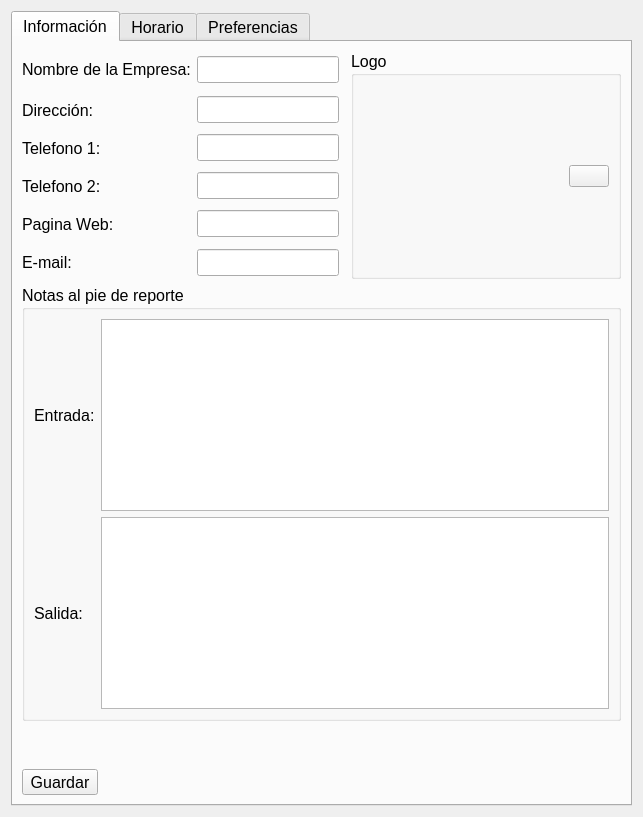
             <widget class="QWidget" name="page_14">
              <layout class="QVBoxLayout" name="verticalLayout_38">
               <item>
                <widget class="QTabWidget" name="tabWidget">
                 <property name="enabled">
                  <bool>true</bool>
                 </property>
                 <property name="font">
                  <font>
                   <pointsize>12</pointsize>
                  </font>
                 </property>
                 <property name="currentIndex">
                  <number>0</number>
                 </property>
                 <widget class="QWidget" name="tab_7">
                  <attribute name="icon">
                   <iconset theme="dialog-information"/>
                  </attribute>
                  <attribute name="title">
                   <string>Información</string>
                  </attribute>
                  <layout class="QGridLayout" name="gridLayout_17">
                   <item row="4" column="0">
                    <widget class="QLabel" name="label_92">
                     <property name="text">
                      <string>Pagina Web:</string>
                     </property>
                    </widget>
                   </item>
                   <item row="0" column="0">
                    <widget class="QLabel" name="label_69">
                     <property name="frameShape">
                      <enum>QFrame::Shape::NoFrame</enum>
                     </property>
                     <property name="frameShadow">
                      <enum>QFrame::Shadow::Plain</enum>
                     </property>
                     <property name="text">
                      <string>Nombre de la Empresa:</string>
                     </property>
                    </widget>
                   </item>
                   <item row="1" column="0">
                    <widget class="QLabel" name="label_71">
                     <property name="text">
                      <string>Dirección:</string>
                     </property>
                    </widget>
                   </item>
                   <item row="5" column="0">
                    <widget class="QLabel" name="label_93">
                     <property name="text">
                      <string>E-mail:</string>
                     </property>
                    </widget>
                   </item>
                   <item row="8" column="0">
                    <spacer name="verticalSpacer_13">
                     <property name="orientation">
                      <enum>Qt::Orientation::Vertical</enum>
                     </property>
                     <property name="sizeHint" stdset="0">
                      <size>
                       <width>20</width>
                       <height>40</height>
                      </size>
                     </property>
                    </spacer>
                   </item>
                   <item row="9" column="1">
                    <spacer name="horizontalSpacer_21">
                     <property name="orientation">
                      <enum>Qt::Orientation::Horizontal</enum>
                     </property>
                     <property name="sizeHint" stdset="0">
                      <size>
                       <width>40</width>
                       <height>20</height>
                      </size>
                     </property>
                    </spacer>
                   </item>
                   <item row="2" column="0">
                    <widget class="QLabel" name="label_73">
                     <property name="text">
                      <string>Telefono 1:</string>
                     </property>
                    </widget>
                   </item>
                   <item row="9" column="0">
                    <widget class="QToolButton" name="btnguardainfo">
                     <property name="minimumSize">
                      <size>
                       <width>62</width>
                       <height>0</height>
                      </size>
                     </property>
                     <property name="text">
                      <string>Guardar</string>
                     </property>
                     <property name="icon">
                      <iconset resource="../../recursos/recursos.qrc">
                       <normaloff>:/iconos/iconos/guardar.ico</normaloff>:/iconos/iconos/guardar.ico</iconset>
                     </property>
                     <property name="iconSize">
                      <size>
                       <width>40</width>
                       <height>40</height>
                      </size>
                     </property>
                     <property name="toolButtonStyle">
                      <enum>Qt::ToolButtonStyle::ToolButtonTextUnderIcon</enum>
                     </property>
                    </widget>
                   </item>
                   <item row="3" column="0">
                    <widget class="QLabel" name="label_74">
                     <property name="text">
                      <string>Telefono 2:</string>
                     </property>
                    </widget>
                   </item>
                   <item row="0" column="1" colspan="2">
                    <widget class="QLineEdit" name="nombreemp">
                     <property name="clearButtonEnabled">
                      <bool>false</bool>
                     </property>
                    </widget>
                   </item>
                   <item row="1" column="1" colspan="2">
                    <widget class="QLineEdit" name="direccionemp"/>
                   </item>
                   <item row="2" column="1" colspan="2">
                    <widget class="QLineEdit" name="tel1emp"/>
                   </item>
                   <item row="3" column="1" colspan="2">
                    <widget class="QLineEdit" name="tel2emp"/>
                   </item>
                   <item row="4" column="1" colspan="2">
                    <widget class="QLineEdit" name="pagweb"/>
                   </item>
                   <item row="5" column="1" colspan="2">
                    <widget class="QLineEdit" name="emailemp"/>
                   </item>
                   <item row="0" column="4" rowspan="6">
                    <widget class="QGroupBox" name="groupBox_8">
                     <property name="enabled">
                      <bool>true</bool>
                     </property>
                     <property name="maximumSize">
                      <size>
                       <width>16777215</width>
                       <height>300</height>
                      </size>
                     </property>
                     <property name="title">
                      <string>Logo</string>
                     </property>
                     <property name="alignment">
                      <set>Qt::AlignmentFlag::AlignLeading|Qt::AlignmentFlag::AlignLeft|Qt::AlignmentFlag::AlignTop</set>
                     </property>
                     <layout class="QHBoxLayout" name="horizontalLayout_43">
                      <property name="topMargin">
                       <number>0</number>
                      </property>
                      <property name="bottomMargin">
                       <number>0</number>
                      </property>
                      <item>
                       <widget class="QLabel" name="logo">
                        <property name="minimumSize">
                         <size>
                          <width>200</width>
                          <height>200</height>
                         </size>
                        </property>
                        <property name="text">
                         <string/>
                        </property>
                        <property name="alignment">
                         <set>Qt::AlignmentFlag::AlignLeading|Qt::AlignmentFlag::AlignLeft|Qt::AlignmentFlag::AlignTop</set>
                        </property>
                       </widget>
                      </item>
                      <item>
                       <widget class="QPushButton" name="selarch">
                        <property name="font">
                         <font>
                          <pointsize>9</pointsize>
                         </font>
                        </property>
                        <property name="acceptDrops">
                         <bool>false</bool>
                        </property>
                        <property name="toolTipDuration">
                         <number>-1</number>
                        </property>
                        <property name="layoutDirection">
                         <enum>Qt::LayoutDirection::LeftToRight</enum>
                        </property>
                        <property name="autoFillBackground">
                         <bool>false</bool>
                        </property>
                        <property name="text">
                         <string/>
                        </property>
                        <property name="icon">
                         <iconset resource="../../recursos/recursos.qrc">
                          <normaloff>:/iconos/iconos/folder.png</normaloff>:/iconos/iconos/folder.png</iconset>
                        </property>
                        <property name="iconSize">
                         <size>
                          <width>30</width>
                          <height>30</height>
                         </size>
                        </property>
                       </widget>
                      </item>
                     </layout>
                    </widget>
                   </item>
                   <item row="6" column="0" colspan="5">
                    <widget class="QGroupBox" name="groupBox_7">
                     <property name="title">
                      <string>Notas al pie de reporte</string>
                     </property>
                     <layout class="QGridLayout" name="gridLayout_18">
                      <item row="0" column="0">
                       <widget class="QLabel" name="label_94">
                        <property name="text">
                         <string>Entrada:</string>
                        </property>
                       </widget>
                      </item>
                      <item row="1" column="1">
                       <widget class="QTextEdit" name="notasal"/>
                      </item>
                      <item row="1" column="0">
                       <widget class="QLabel" name="label_95">
                        <property name="text">
                         <string>Salida:</string>
                        </property>
                       </widget>
                      </item>
                      <item row="0" column="1">
                       <widget class="QTextEdit" name="notaent"/>
                      </item>
                     </layout>
                    </widget>
                   </item>
                  </layout>
                 </widget>
                 <widget class="QWidget" name="tab_8">
                  <property name="enabled">
                   <bool>false</bool>
                  </property>
                  <attribute name="icon">
                   <iconset theme="document-open-recent"/>
                  </attribute>
                  <attribute name="title">
                   <string>Horario</string>
                  </attribute>
                 </widget>
                 <widget class="QWidget" name="tab_9">
                  <property name="enabled">
                   <bool>false</bool>
                  </property>
                  <attribute name="icon">
                   <iconset theme="document-properties"/>
                  </attribute>
                  <attribute name="title">
                   <string>Preferencias</string>
                  </attribute>
                 </widget>
                </widget>
               </item>
              </layout>
             </widget>
